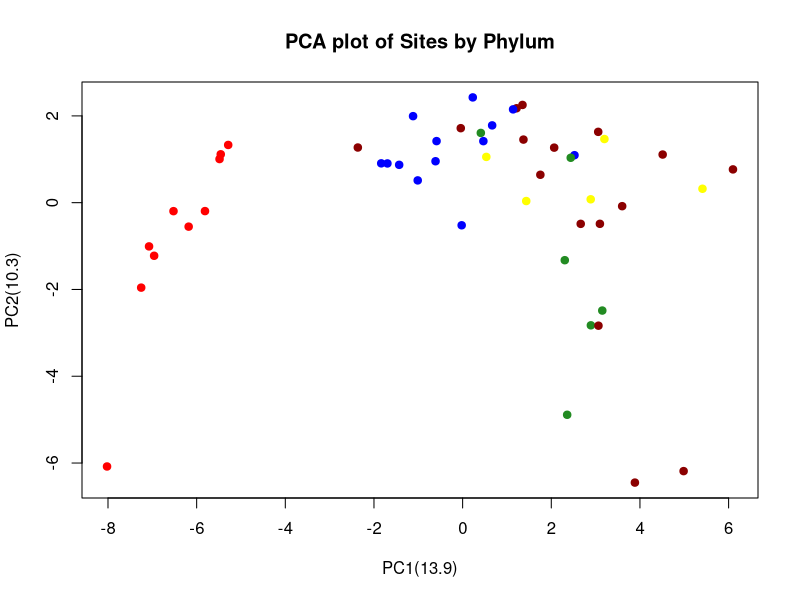

Source code (R):
# Load required libraries
library(vegan)
library(ggplot2)

setwd("C:/Users/15404/Documents/GitHub/research_project/rarefaction_curve/")

# Read data from a file or create a data frame with relative abundance data
data <- read.csv("202107_phylum_with_site.csv", header = TRUE, sep = ",")
# Load the iris dataset

# Perform a PCA on the dataset
pca <- prcomp(data[][5:ncol(data)], center = TRUE, scale. = TRUE)

summary(pca)

# Extract the first two principal components
pc1 <- pca$x[,1]
pc2 <- pca$x[,2]

#pc1 <- pc1[pc1<40]
#pc2 <- pc2[pc2<30]
unique(data$site)

# Create a color vector based on the species of iris
site <- data$site
coldf = data[c('site')]

coldf[coldf == "SLG"] <- 'darkred'
coldf[coldf == "PNR"] <- 'forestgreen'
coldf[coldf == "RF"] <- 'yellow'
coldf[coldf == "FRW"] <- 'blue'
coldf[coldf == "RRL"] <- 'red'

coldf

#coldf <- coldf[-c(50), ]

coldf

pc1

# Plot the PCA with colored points

plot(pc1, pc2, col = coldf$site, pch = 19, 
     xlab = "PC1(13.9)", ylab = "PC2(10.3)", main = "PCA plot of Sites by Phylum")
#legend("topright", legend = levels(unique(data$site)), col = coldf$site, 
#       pch = 19, bty = "n")
legend(-6, 6.5, legend=c(unique(data$site)), cex = 1, 
        fill = c('darkred','forestgreen','yellow','blue','red'))

              
       